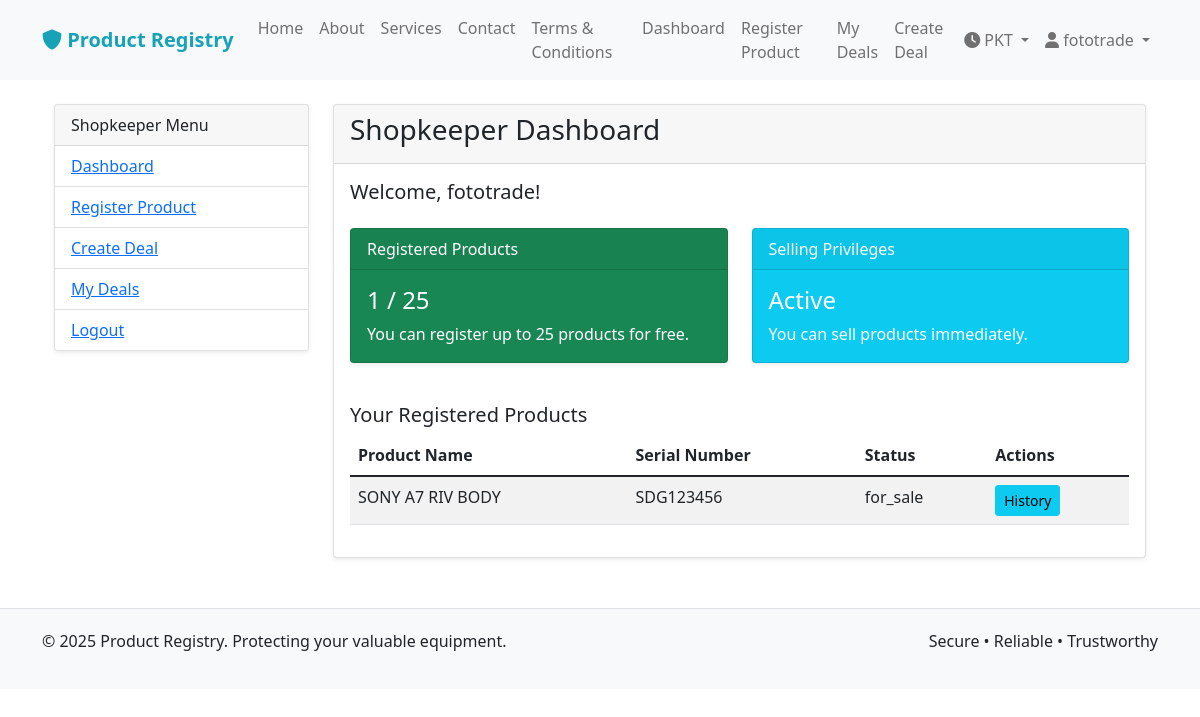
The page /shopkeeper_dashboard (signed in) on the database as committed earlier.
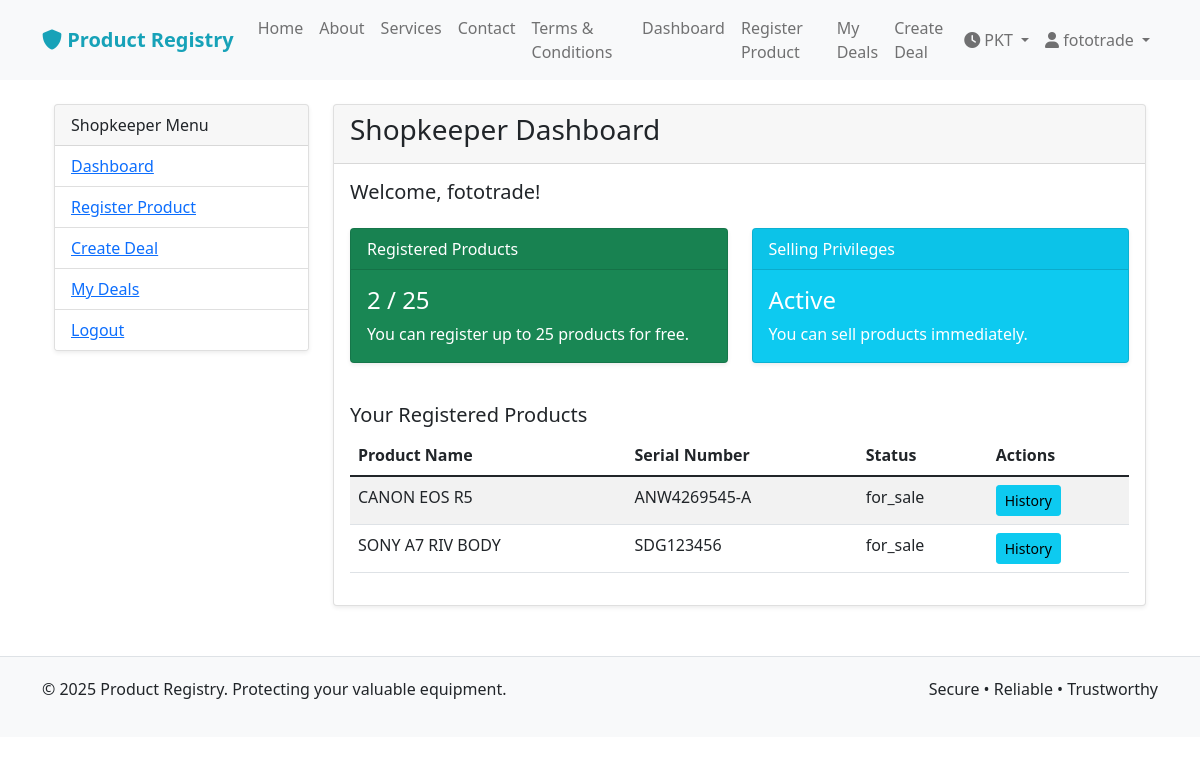
The same page on the database as committed later.
### models.py (models this page shows, shortened)
class Product(db.Model):
    id = db.Column(db.Integer, primary_key=True)
    name = db.Column(db.String(100), nullable=False)
    serial_number = db.Column(db.String(100), unique=True, nullable=False)
    status = db.Column(db.String(20), default='for_sale')  # for_sale, locked, stolen
    created_at = db.Column(db.DateTime, default=datetime.utcnow)
    updated_at = db.Column(db.DateTime, default=datetime.utcnow, onupdate=datetime.utcnow)
    user_id = db.Column(db.Integer, db.ForeignKey('user.id'), nullable=False)
    category_id = db.Column(db.Integer, db.ForeignKey('category.id'), nullable=False)
    brand_id = db.Column(db.Integer, db.ForeignKey('brand.id'), nullable=False)
    status_history = db.relationship('ProductStatusHistory', backref='product', lazy=True)
    deal_items = db.relationship('DealItem', backref='product', lazy=True)

### routes.py (the view)
@bp.route('/shopkeeper_dashboard')
@login_required
def shopkeeper_dashboard():
    if not current_user.is_shopkeeper:
        flash('Access denied. Shopkeeper account required.', 'danger')
        return redirect(url_for('main.user_dashboard'))
    products = Product.query.filter_by(user_id=current_user.id).all()
    product_count = len(products)
    return render_template('shopkeeper_dashboard.html',
                         title='Shopkeeper Dashboard',
                         products=products,
                         product_count=product_count)

### models.py (called while the page is built)
@login_manager.user_loader
def load_user(user_id):
    return User.query.get(int(user_id))

### templates/shopkeeper_dashboard.html (shortened to what this page needs)
{% extends 'base.html' %}
{% block content %}
<div class="container mt-4">
    <div class="row">
        <div class="col-md-3">
            <div class="card">
                <div class="card-header">
                    Shopkeeper Menu
                </div>
                <ul class="list-group list-group-flush">
                    <li class="list-group-item"><a href="{{ url_for('main.shopkeeper_dashboard') }}">Dashboard</a></li>
                    <li class="list-group-item"><a href="{{ url_for('main.register_product') }}">Register Product</a></li>
                    <li class="list-group-item"><a href="{{ url_for('main.create_unified_deal') }}">Create Deal</a></li>
                    <li class="list-group-item"><a href="{{ url_for('main.user_deals') }}">My Deals</a></li>
                    <li class="list-group-item"><a href="{{ url_for('main.logout') }}">Logout</a></li>
                </ul>
            </div>
        </div>
        <div class="col-md-9">
            <div class="card">
                <div class="card-header">
                    <h3>Shopkeeper Dashboard</h3>
                </div>
                <div class="card-body">
                    <h5 class="card-title">Welcome, {{ current_user.username }}!</h5>
                    <div class="row mt-4">
                        <div class="col-md-6">
                            <div class="card text-white bg-success mb-3">
                                <div class="card-header">Registered Products</div>
                                <div class="card-body">
                                    <h4 class="card-title">{{ product_count }} / 25</h4>
                                    <p class="card-text">You can register up to 25 products for free.</p>
                                </div>
                            </div>
                        </div>
                        <div class="col-md-6">
                            <div class="card text-white bg-info mb-3">
                                <div class="card-header">Selling Privileges</div>
                                <div class="card-body">
                                    <h4 class="card-title">Active</h4>
                                    <p class="card-text">You can sell products immediately.</p>
                                </div>
                            </div>
                        </div>
                    </div>
                    <div class="mt-4">
                        <h5>Your Registered Products</h5>
                        <table class="table table-striped">
                            <thead>
                                <tr>
                                    <th>Product Name</th>
                                    <th>Serial Number</th>
                                    <th>Status</th>
                                    <th>Actions</th>
                                </tr>
                            </thead>
                            <tbody>
                                {% for product in products %}
                                <tr>
                                    <td>{{ product.name }}</td>
                                    <td>{{ product.serial_number }}</td>
                                    <td>{{ product.status }}</td>
                                    <td>
                                        <a href="{{ url_for('main.product_history', product_id=product.id) }}" class="btn btn-sm btn-info">History</a>
                                    </td>
                                </tr>
                                {% endfor %}
                            </tbody>
                        </table>
                    </div>
                </div>
            </div>
        </div>
    </div>
</div>
{% endblock %}

Rows that differ between the two databases and show on the page:
now on this page (row edited): Product: name "CANON EOS R5", serial_number "ANW4269545-A", status "for_sale"
Other text that changed with them:
{{ product_count }}: "1" → "2"
